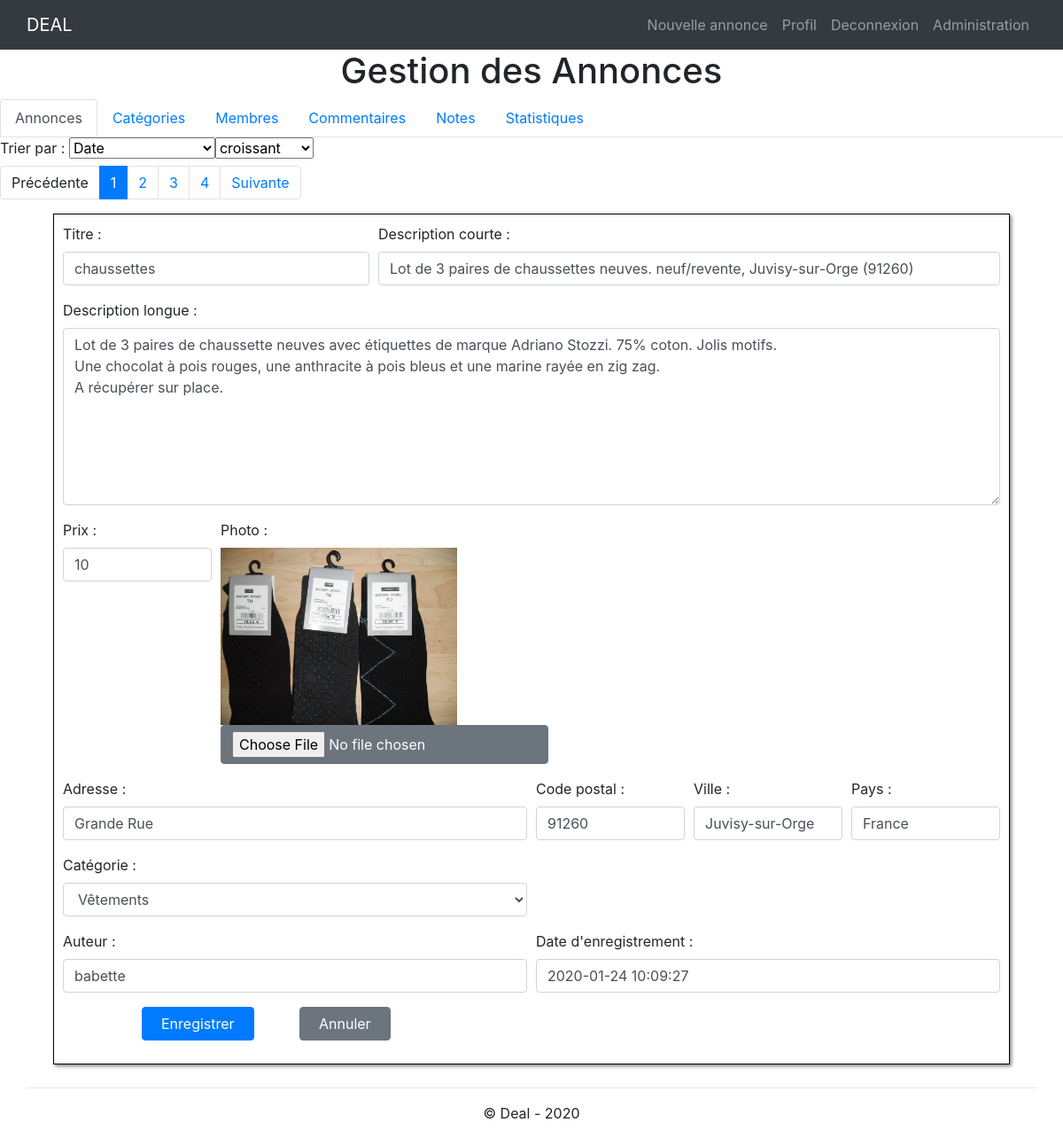
Screenshot of /gestion_annonces.php?modification=20 (signed in) with the database file from the repository.
### tables this page shows
CREATE TABLE IF NOT EXISTS `annonce` (
  `id` int(11) NOT NULL AUTO_INCREMENT,
  `titre` varchar(255) NOT NULL,
  `description_courte` varchar(255) NOT NULL,
  `description_longue` text NOT NULL,
  `prix` float NOT NULL,
  `photo` varchar(255) NOT NULL,
  `pays` varchar(100) NOT NULL,
  `ville` varchar(100) NOT NULL,
  `adresse` text NOT NULL,
  `code_postal` char(5) NOT NULL,
  `membre_id` int(11) DEFAULT NULL,
  `categorie_id` int(11) NOT NULL,
  `date_enregistrement` datetime NOT NULL,
  PRIMARY KEY (`id`),
  KEY `membre_id` (`membre_id`),
  KEY `categorie_id` (`categorie_id`)
);

CREATE TABLE IF NOT EXISTS `membre` (
  `id` int(11) NOT NULL AUTO_INCREMENT,
  `pseudo` varchar(45) NOT NULL,
  `mdp` varchar(255) NOT NULL,
  `nom` varchar(45) NOT NULL,
  `prenom` varchar(45) NOT NULL,
  `telephone` varchar(45) NOT NULL,
  `email` varchar(45) NOT NULL,
  `civilite` enum('M.','Mme') NOT NULL,
  `role` enum('user','admin') NOT NULL,
  `date_enregistrement` datetime NOT NULL,
  PRIMARY KEY (`id`)
);

### gestion_annonces.php (the view, shortened to what this page needs)
<?php
require_once 'inc/init.php';
$afficherFormulaire = false;
$afficherTableau = false;
$tri = $_SESSION['tri'] ?? 'date_enregistrement';
if (estAdmin())
	{
	if (isset($_GET['creation']))
		$afficherFormulaire = true;
	else
		$afficherTableau = true;
	}
elseif (isset($_GET['suppression']) || isset($_GET['modification']))
	{
	header ('location:'.RACINE_SITE.'connexion.php');
	exit ();
	}
else
	{
	$afficherFormulaire = true;
	}
$requete = executerRequete ("SELECT COUNT(id) FROM annonce;");
$nombrePages = ceil ($requete->fetch(PDO::FETCH_NUM)[0]/TAILLE_PAGE);
if (isset ($_GET['suppression']))
	{
	$resultat = executerRequete ("DELETE FROM commentaire WHERE annonce_id = :id", array (':id' => $_GET['suppression']));
	if ($resultat)
		{
		$resultat = executerRequete ("DELETE FROM annonce WHERE id = :id", array (':id' => $_GET['suppression']));
		if ($resultat->rowCount() == 1)
			$contenu .= '<div class="alert alert-success">L\'annonce a bien été supprimé.</div>';
		else
			$contenu .= '<div class="alert alert-danger">Erreur lors de la suppression de l\'annonce.</div>';
		}
	else
		$contenu .= '<div class="alert alert-danger">Erreur lors de la suppression de l\'annonce.</div>';
	}
else if (isset ($_GET['modification']))
	{
	$resultat = executerRequete ("SELECT annonce.id id, annonce.titre titre, description_courte, description_longue, prix, photo, pays, ville, adresse, code_postal, pseudo, categorie.titre categorie, annonce.date_enregistrement date_enregistrement FROM annonce, categorie, membre WHERE annonce.id = :id AND membre_id=membre.id AND categorie_id=categorie.id", array (':id' => $_GET['modification']));
	if ($resultat->rowCount() == 1)
		{
		$afficherFormulaire = true;
		$annonce_courante = $resultat->fetch (PDO::FETCH_ASSOC);
		}
	}
if (isset ($_GET['page']))
	{
	$numeroPage = $_GET['page']*1;
	if ($numeroPage > $nombrePages)
		$numeroPage = $nombrePages;
	else if ($numeroPage <= 0)
		$numeroPage = 1;
	}
else
	{
	$numeroPage = 1;
	}
$resultat = executerRequete ("SELECT titre FROM categorie");
$liste_categories = $resultat->fetchAll (PDO::FETCH_NUM);
require_once 'inc/header.php';
if (!isset($_GET['creation']))
	navigation_admin ('Annonces');
if ($afficherTableau)
	{
	echo '<div>';
	echo     '<label for="tri">Trier par :&nbsp;</label>';
	echo     '<select name="tri" class="tri">';
	echo         '<option value="date_enregistrement"'.(($tri=='date_enregistrement')?' selected':'').'>Date</option>';
	echo     '</select>';
	echo     '<select name="sens" class="sens">';
	echo         '<option value="ASC" selected>croissant</option>';
	echo     '</select>';
	echo '</div>';
	if ($nombrePages > 1)
		{
		echo '<nav aria-label="Page navigation example">';
		echo '<ul class="pagination">';
		echo '<li class="page-item"><a class="page-link"'.(($numeroPage==1)?'':(' href="?page='.($numeroPage-1))).'">Précédente</a></li>';
		for ($i=1; $i<=$nombrePages; $i++)
			echo '<li class="page-item'.(($i==$numeroPage)?' active':'').'"><a class="page-link" href="?page='.$i.'">'.$i.'</a></li>';
		echo '<li class="page-item"><a class="page-link"'.(($numeroPage==$nombrePages)?'':(' href="?page='.($numeroPage+1))).'">Suivante</a></li>';
		echo '</ul>';
		echo '</nav>';
		}
	}
if ($afficherFormulaire)
	{
	isset($annonce_courante) && extract ($annonce_courante);
?>
	<div class="cadre-formulaire">
		<form id="formulaire" method="post" action="gestion_annonces.php?page=<?php echo $numeroPage ?>" enctype=multipart/form-data>
			<div class="form-row">
				<div class="form-group col-md-4">
					<div><label for="titre">Titre :</label></div>
					<div><input style="width:100%" type="text" name="titre" id="titre" class="form-control" value="<?php echo $titre??'' ?>"></div>
				</div>
				<div class="form-group col-md-8">
					<div><label for="description_courte">Description courte :</label></div>
					<div><input style="width:100%" type="text" name="description_courte" id="description_courte" class="form-control" value="<?php echo $description_courte??'' ?>"></div>
				</div>
			</div>
			<div class="form-row">
				<div class="form-group col-md-12">
					<div><label for="description_longue">Description longue :</label></div>
					<div><textarea style="width:100%;height:25vh" type="text" name="description_longue" id="description_longue" class="form-control"><?php echo $description_longue??'' ?></textarea></div>
				</div>
			</div>
			<div class="form-row">
				<div class="form-group col-md-2">
					<div><label for="prix">Prix :</label></div>
					<div><input style="width:100%" type="text" name="prix" id="prix" value="<?php echo $prix??'' ?>" class="form-control"></div>
				</div>
				<div class="form-group col-md-6">
					<div><label for="photo">Photo :</label></div>
					<div>
						<?php
							if (!empty($photo))
								{
								echo "<img src=$photo style='max-height:200px;'>";
								}
						?>
						<input type="file" name="photo" id="photo" class="btn btn-secondary">
					</div>
				</div>
			</div>
			<div class="form-row">
				<div class="form-group col-md-6">
					<div><label for="adresse">Adresse :</label></div>
					<div><input style="width:100%" type="text" name="adresse" id="adresse" value="<?php echo $adresse??'' ?>" class="form-control"></div>
				</div>
				<div class="form-group col-md-2">
					<div><label for="code_postal">Code postal :</label></div>
					<div><input style="width:100%" type="text" name="code_postal" id="code_postal" value="<?php echo $code_postal??'' ?>" class="form-control"></div>
				</div>
				<div class="form-group col-md-2">
					<div><label for="ville">Ville :</label></div>
					<div><input style="width:100%" type="text" name="ville" id="ville" value="<?php echo $ville??'' ?>" class="form-control"></div>
				</div>
				<div class="form-group col-md-2">
					<div><label for="pays">Pays :</label></div>
					<div><input style="width:100%" type="text" name="pays" id="pays" value="<?php echo $pays??'' ?>" class="form-control"></div>
				</div>
			</div>
			<div class="form-row">
				<div class="form-group col-md-6">
					<div><label for="categorie">Catégorie :</label></div>
					<div>
						<select name="categorie" class="form-control">
							<?php
							foreach ($liste_categories as $valeur)
								echo '<option value="'.$valeur[0].'"'.(isset($categorie)&&($valeur[0]==$categorie)?' selected':'').'>'.$valeur[0].'</option>';
							?>
						</select>
					</div>
				</div>
			</div>
			<?php if (estAdmin() && !isset($_GET['creation'])):  ?>
			<div class="form-row">
				<div class="form-group col-md-6">
					<div>
						<div><label for="pseudo">Auteur :</label></div>
						<div><input style="width:100%" type="text" name="pseudo" id="pseudo" value="<?php echo $pseudo??$_SESSION['membre']['pseudo'] ?>" class="form-control"></div>
					</div>
				</div>
				<div class="form-group col-md-6">
					<div>
						<div><label for="date_enregistrement">Date d'enregistrement :</label></div>
						<div><input style="width:100%" type="text" name="date_enregistrement" id="date_enregistrement" value="<?php echo $date_enregistrement??'' ?>" class="form-control"></div>
					</div>
				</div>
			</div>
			<?php endif; ?>
			<div class="form-row">
				<div class="form-group col-md-1">
				</div>
				<div class="form-group col-md-2">
					<button type="submit" class="btn btn-primary">&nbsp; Enregistrer &nbsp;</button>
				</div>
				<div class="form-group col-md-2">
					<?php
					if (estAdmin() && !isset($_GET['creation']))
						echo '<a href="'.RACINE_SITE.'gestion_annonces.php?page='.$numeroPage.'" class="btn btn-secondary">&nbsp; Annuler &nbsp;</a>';
					else
						echo '<a href="'.RACINE_SITE.'index.php" class="btn btn-secondary">&nbsp; Annuler &nbsp;</a>';
					?>
				</div>
			</div>
		</form>
	</div>
<?php
	}
?>
<?php
require_once 'inc/footer.php';

### css/style.css (style rules this page uses)
.cadre-formulaire { max-width:90vw; margin:10px auto; border:solid black 1px; padding:10px; box-shadow: 2px 2px 4px grey; }

### rows the page displays
annonce: titre "chaussettes", description_courte "Lot de 3 paires de chaussettes neuves. neuf/revente, Juvisy-sur-Orge (91260)", description_longue "Lot de 3 paires de chaussette neuves avec étiquettes de marque Adriano Stozzi. 75% coton. Jolis motifs. Une chocolat à pois rouges, une anthracite à pois bleus et une marine rayée en zig zag. A récupérer sur place.", prix "10", photo (picture), adresse "Grande Rue", code_postal "91260", ville "Juvisy-sur-Orge", pays "France", pseudo "babette", date_enregistrement "2020-01-24 10:09:27"

### other values shown
$titre "Annonces"
form field categorie "Vêtements"
